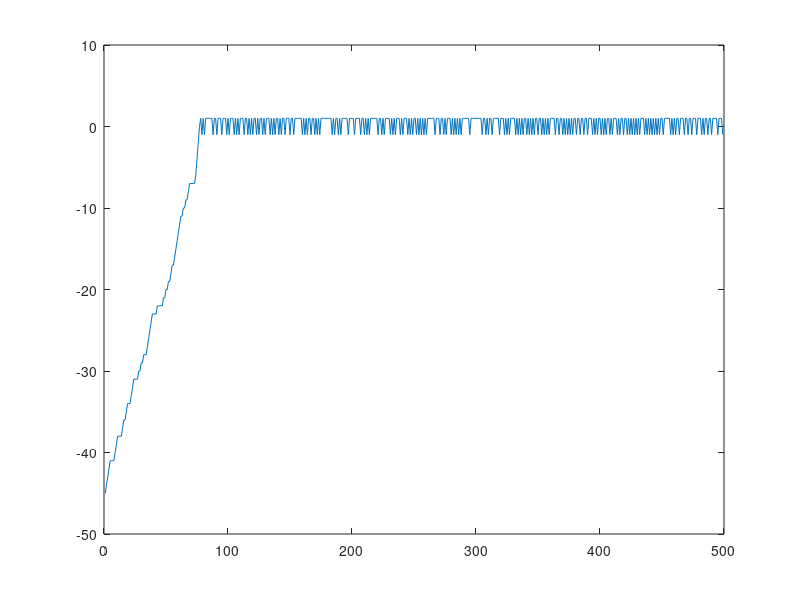

This figure's MATLAB source:

% Binary PAM timing recovery code maximizing the output energy
% (a non-decision directed approach)
% Implemented by Tolga M. Duman

clear all
Tb = 10^-3;                       % Bit duration
oversampling_factor = 200;        % Oversampling factor (taken large)
delta_t = Tb/oversampling_factor; % Time step size
sigma = 0.01;                      % Additive Gaussian noise standand deviation.

Num_of_symbols = 500;             % Number of bits considered in the transmission
T = Tb*Num_of_symbols;            % Length of transmission in seconds
t = 0:delta_t:T-delta_t;          % Time vector
      
baseband_s = [];                  % Transmitted signal initialized
symb = [];                        % Symbol sequence initialized
tx_pulse = ones(1,oversampling_factor);         % A rectangular pulse is used in transmission
for i=1:Num_of_symbols,         
   symb = [symb 2*(rand>0.5)-1];                % Next binary symbol          
   baseband_s = [baseband_s symb(i)*tx_pulse];  % Transmitted signal (corresponding to the current bit)
end;

s = baseband_s;                           % Assume baseband transmission (no carrier modulation)
r = s + sigma*randn(1,length(s));         % Received signal in additive Gaussian noise


y = conv(r,tx_pulse(length(tx_pulse):-1:1));  % Matched filter output (without worrying about normalization)

offset = 45;                      % initial error in the sampling instance (in terms of number of samples)

samp_index = [length(tx_pulse) - offset];     % Initial time instance where the matched filter output is sampled
loop_filter_out = 0;              % Loop filter initialization
mu = 0.002;                       % Step size in the update of the sampling instance for the next bit
err = [];                         % Vector containing the sampling error (initialized)

% Timing loop follows
for i=1:Num_of_symbols-1,
    y_sample = y(samp_index(i));  % Next sample is obtained (using the estimated timing phase - not the correct one)
    y_prime_sample = (y(samp_index(i)+1)-y(samp_index(i)-1));
                                  % Difference in the sample values used to estimate the derivative of "y" (no
                                  % division by the time difference is used, since it is taken care of in the
                                  % update equation below
    next_sample = length(tx_pulse) + samp_index(i) + mu*y_sample*y_prime_sample;
                                  % Sampling instance for the next bit is updated using the product of "y" and "y'" 
                                  % No filtering or averaging is used (of course this can be done as well) 
    samp_index = [samp_index round(next_sample)];
                                  % Vector containing the sampling indices is updated.
    err = [err samp_index(i)-i*length(tx_pulse)]; 
                                  % error vector between the estimated and the correct sampling instances updated
end;

% Error vector is plotted to see if the correct sampling instances are
% obtained with the loop above.

plot(err);